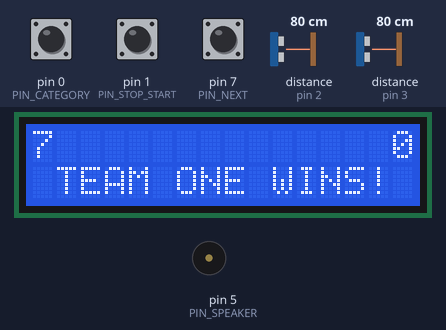
A sketch run on a simulated Arduino Uno, built with avr-gcc and run on an emulated ATmega328P. Shown: 16×2 character LCD, buzzer (waves = sounding). Wiring (inferred from the names in the program): 2 × range finder with pulse-width output: data pin 2 / data pin 3. The test bench sets the inputs (shaded band); at power-on: pin 0 (PIN_CATEGORY) HIGH, pin 1 (PIN_STOP_START) HIGH, pin 7 (PIN_NEXT) HIGH, distance to the obstacle (sensors on pin 2, pin 3) 80 cm.

Above: at 1.2 s.
1.3 s: pin 0 (PIN_CATEGORY) pulled LOW for 0.15 s
At 1.67 s:
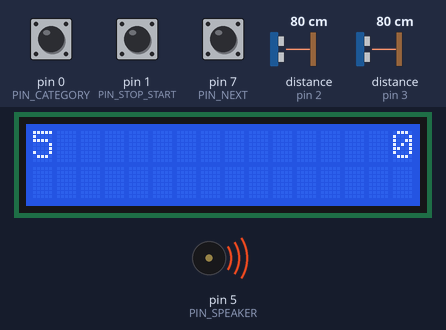
2.0 s: pin 1 (PIN_STOP_START) pulled LOW for 1 s
At 2.44 s:
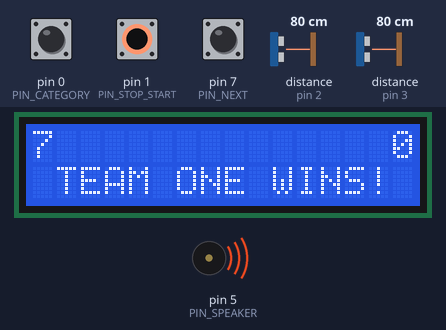
3.6 s: pin 1 (PIN_STOP_START) pulled LOW for 3.2 s
At 4.5 s:
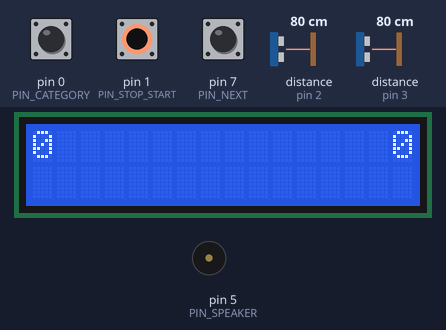
Timing chart, 0 to 8.4 s (numbered marks = the images above; inputs shaded):
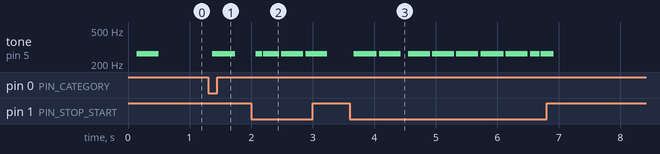

Measured:
- after the input at 1.3 s, tone on pin 5 (PIN_SPEAKER): silent → 262 Hz after 0.07 s, → silent 0.37 s later; the display: first changes at once (image 1 shows a later state)
- after the input at 2.0 s, tone on pin 5 (PIN_SPEAKER): plays 262 Hz for 0.11 s, 262 Hz for 0.26 s, 262 Hz for 0.35 s, 262 Hz for 0.35 s, starting after 0.07 s; the display: first changes after 0.10 s (image 2 shows a later state)
- after the input at 3.6 s, tone on pin 5 (PIN_SPEAKER): plays 262 Hz for 0.37 s, 262 Hz for 0.35 s, 262 Hz for 0.36 s, 262 Hz for 0.35 s, 262 Hz for 0.35 s, 262 Hz for 0.37 s … (9 notes in this stretch), starting after 0.07 s; the display: changes at once (image 3)

The sketch:

CatchPhrase.ino
```cpp
#include "CatchPhrase.h"
#include "Constants.h"
#include "GameView.h"
#include "Pitches.h"
#include <SoftwareSerial.h>

#define RX  15
#define TX  16

SoftwareSerial CatchPhrase(RX, TX);

typedef struct GameClock {
  unsigned long lastMillis = -1;
  int tickTock             = TIMER_TICK;
};

typedef struct Game {
  volatile int events[5] = {0, 0, 0, 0, 0};
  String message         = MESSAGE_EMPTY;
  int state              = STATE_STOPPED;
  int teamOneScore       = 0;
  int teamTwoScore       = 0;
  int categoryIndex      = 0;
  int phraseIndex        = 0;
  GameView *view         = new GameView();
};

volatile unsigned long lastDebounceMillis = 0;

// Create the game.
GameClock gameClock;
Game game;

void setup() {
  // we wont be toggling the stop/start pin, so we attach the interrupt here once.
  CatchPhrase.begin(9600);

  attachStopStartInterrupt();
  transitionToStopped();
}

void attachStopStartInterrupt() {
  attachInterrupt(digitalPinToInterrupt(PIN_STOP_START), debounceHandler, LOW);
  pinMode(PIN_STOP_START, INPUT_PULLUP);
}

void attachInterrupts() {
  for(int i = 0; i < PINS_LENGTH; i += 1) {
    attachInterrupt(digitalPinToInterrupt(PINS[i]), debounceHandler, LOW);
    pinMode(PINS[i], INPUT_PULLUP);
  }
}

void detachInterrupts() {
  for(int i = 0; i < PINS_LENGTH; i += 1) {
    detachInterrupt(digitalPinToInterrupt(PINS[i]));
  }
}

void clearEvents() {
  for(int i = 0; i < EVENTS_LENGTH; i += 1) {
    game.events[i] = 0;
  }
}

void debounceHandler() {
  unsigned long currentMillis = (long) millis();

  if(currentMillis - lastDebounceMillis >= TIMER_DEBOUNCE) {
    handler();
    lastDebounceMillis = currentMillis;
  }
}

void handler() {
  game.events[EVENT_TEAM_ONE_SCORE] = digitalRead(PIN_TEAM_ONE)   == LOW;
  game.events[EVENT_TEAM_TWO_SCORE] = digitalRead(PIN_TEAM_TWO)   == LOW;
  game.events[EVENT_CATEGORY]       = digitalRead(PIN_CATEGORY)   == LOW;
  game.events[EVENT_STOP_START]     = digitalRead(PIN_STOP_START) == LOW;
  game.events[EVENT_NEXT]           = digitalRead(PIN_NEXT)       == LOW;
}

void transitionToStarted() {
  clearEvents();
  gameClock.tickTock    = TIMER_TICK;
  gameClock.lastMillis  = TIMER_NEW_ROUND;
  game.state            = STATE_STARTED;
  detachInterrupts();
}

void transitionToStopped() {
  clearEvents();
  game.state  = STATE_STOPPED;
  attachInterrupts();
}

void transitionToGameOver() {
  clearEvents();
  game.message = game.teamOneScore == POINTS_WIN ? MESSAGE_TEAM_ONE_WIN : MESSAGE_TEAM_TWO_WIN;
  game.state   = STATE_OVER;
  attachInterrupts();
}

void playTeamOneSound() {
  tone(PIN_SPEAKER, NOTE_TEAM_ONE, 1000 / INCREMENT_DURATION);
}

void playTeamTwoSound() {
  tone(PIN_SPEAKER, NOTE_TEAM_TWO, 1000 / INCREMENT_DURATION);
}

void playClockTick() {
  tone(PIN_SPEAKER, NOTE_CLOCK_TICK, 1000 / INCREMENT_DURATION);
}

void playClockTock() {
  tone(PIN_SPEAKER, NOTE_CLOCK_TOCK, 1000 / INCREMENT_DURATION);
}

void incrementTeamOneScore() {
  clearEvents();
  playTeamOneSound();
  game.teamOneScore++;
}

void incrementTeamTwoScore() {
  clearEvents();
  playTeamTwoSound();
  game.teamTwoScore++;
}

String nextPhrase() {
  clearEvents();
  return MESSAGE_EMPTY;
}

String nextCategory() {
  clearEvents();
  return MESSAGE_EMPTY;
}

bool gameIsWon() {
  clearEvents();
  return game.teamOneScore == POINTS_WIN || game.teamTwoScore == POINTS_WIN;
}

void clearScores() {
  game.teamOneScore = game.teamTwoScore = 0;
}

void clearPhrase() {
  game.message = MESSAGE_EMPTY;
}

bool startNewGame() {
  return game.events[EVENT_CATEGORY] || game.events[EVENT_STOP_START];
}

void updateClock() {
  unsigned long currentMillis = millis();
  unsigned long timeDifference = currentMillis - gameClock.lastMillis;

  if(gameClock.lastMillis == TIMER_NEW_ROUND || timeDifference > 500) {
    if(gameClock.tickTock == TIMER_TICK) {
      gameClock.tickTock = TIMER_TOCK;
      playClockTick();
      CatchPhrase.println("TICK ");
    } else {
      gameClock.tickTock = TIMER_TICK;
      CatchPhrase.println("TOCK ");
      playClockTock();
    }

    gameClock.lastMillis = currentMillis;
  }
}

void loop() {
  switch(game.state) {
    case STATE_OVER:
      if(startNewGame()) {
        clearPhrase();
        clearScores();
        transitionToStopped();
      }

      break;
    case STATE_STOPPED:
      if(game.events[EVENT_TEAM_ONE_SCORE]) {
        incrementTeamOneScore();
      } else if(game.events[EVENT_TEAM_TWO_SCORE]) {
        incrementTeamTwoScore();
      } else if(game.events[EVENT_STOP_START]) {
        transitionToStarted();
      } else if(game.events[EVENT_CATEGORY]) {
        nextCategory();
      }

      if(gameIsWon()) {
        transitionToGameOver();
      }

      break;
    case STATE_STARTED:
      updateClock();

      if(game.events[EVENT_STOP_START]) {
        transitionToStopped();
      } else if(game.events[EVENT_NEXT]) {
        nextPhrase();
      }

      break;
  }

  game.view->setPhrase(game.message);
  game.view->setTeamScores(game.teamOneScore, game.teamTwoScore);
}
```

CatchPhrase.h
```cpp
#ifndef CATCH_PHRASE_H
#define CATCH_PHRASE_H

void attachStopStartInterrupt();

void attachInterrupts();

void detachInterrupts();

void initializeInterrupt(int pin, int state);

void debounceHandler();

void handler();

void transitionToStarted();

void transitionToGameOver();

void transitionToStopped();

void playTeamOneSound();

void playTeamTwoSound();

void playClockTock();

void playClockTalk();

void incrementTeamOneScore();

void incrementTeamTwoScore();

String nextPhrase();

String nextCategory();

bool gameIsWon();

void clearScores();

void clearPhrase();

bool startNewGame();

#endif
```

Constants.h
```cpp
//
#define TIMER_DEBOUNCE        50
#define TIMER_TICK            0
#define TIMER_TOCK            1
#define POINTS_WIN            7
#define TIMER_NEW_ROUND       -1

// interrupt pins
#define PIN_CATEGORY          0
#define PIN_STOP_START        1
#define PIN_TEAM_ONE          2
#define PIN_TEAM_TWO          3
#define PIN_NEXT              7
#define PINS_LENGTH           4

const int PINS[PINS_LENGTH] = {
  PIN_TEAM_ONE,
  PIN_TEAM_TWO,
  PIN_CATEGORY,
  PIN_NEXT
};

// sound pins
#define PIN_SPEAKER           5

// game sound notes
#define NOTE_TEAM_ONE         NOTE_C4
#define NOTE_TEAM_TWO         NOTE_CS4
#define NOTE_CLOCK_TICK       NOTE_C4
#define NOTE_CLOCK_TOCK       NOTE_CS4

// sound durations
#define INCREMENT_DURATION    16

// game messages
#define MESSAGE_EMPTY          "                "
#define MESSAGE_TEAM_ONE_WIN   " TEAM ONE WINS! "
#define MESSAGE_TEAM_TWO_WIN   " TEAM TWO WINS! "
#define MESSAGE_SUCCESS        "    SUCCESS!    "

// game states
#define STATE_OVER            0
#define STATE_STOPPED         1
#define STATE_STARTED         2

// game events
#define EVENT_TEAM_ONE_SCORE  0
#define EVENT_TEAM_TWO_SCORE  1
#define EVENT_CATEGORY        2
#define EVENT_STOP_START      3
#define EVENT_NEXT            4
#define EVENTS_LENGTH         5
```

GameView.h
```cpp
#ifndef GAME_VIEW_H
#define GAME_VIEW_H

#include <LiquidCrystal.h>

class GameView : public LiquidCrystal {

	static const uint8_t ROW_COUNT = 2;
	static const uint8_t COLUMN_COUNT = 16;

	uint8_t firstRow() {
		return 0;
	}

	uint8_t lastRow() {
		return ROW_COUNT - 1;
	}

	uint8_t firstColumn() {
		return 0;
	}

	uint8_t lastColumn() {
		return COLUMN_COUNT - 1;
	}

	public:

		GameView() : LiquidCrystal (6, 8, 9, 10, 11, 12) {
			this->begin(COLUMN_COUNT, ROW_COUNT);
		}

		void setPhrase(String phrase) {
			this->setCursor(firstColumn(), lastRow());
			this->print(phrase);
		}

		void setPhrase(long phrase) {
			this->setCursor(firstColumn(), lastRow());
			this->print(phrase);
		}

		void setTeamScores(uint8_t teamOneScore, uint8_t teamTwoScore) {
			this->setTeamOneScore(teamOneScore);
			this->setTeamTwoScore(teamTwoScore);
		}

		void setTeamOneScore(uint8_t score) {
			this->setCursor(firstColumn(), firstRow());
			this->print(score);
		}

		void setTeamTwoScore(uint8_t score) {
			this->setCursor(lastColumn(), firstRow());
			this->print(score);
		}

		int rowCount() {
			return ROW_COUNT;
		}

		int columnCount() {
			return COLUMN_COUNT;
		}
};

#endif
```

Pitches.h
```cpp
#define NOTE_B0  31
#define NOTE_C1  33
#define NOTE_CS1 35
#define NOTE_D1  37
#define NOTE_DS1 39
#define NOTE_E1  41
#define NOTE_F1  44
#define NOTE_FS1 46
#define NOTE_G1  49
#define NOTE_GS1 52
#define NOTE_A1  55
#define NOTE_AS1 58
#define NOTE_B1  62
#define NOTE_C2  65
#define NOTE_CS2 69
#define NOTE_D2  73
#define NOTE_DS2 78
#define NOTE_E2  82
#define NOTE_F2  87
#define NOTE_FS2 93
#define NOTE_G2  98
#define NOTE_GS2 104
#define NOTE_A2  110
#define NOTE_AS2 117
#define NOTE_B2  123
#define NOTE_C3  131
#define NOTE_CS3 139
#define NOTE_D3  147
#define NOTE_DS3 156
#define NOTE_E3  165
#define NOTE_F3  175
#define NOTE_FS3 185
#define NOTE_G3  196
#define NOTE_GS3 208
#define NOTE_A3  220
#define NOTE_AS3 233
#define NOTE_B3  247
#define NOTE_C4  262
#define NOTE_CS4 277
#define NOTE_D4  294
#define NOTE_DS4 311
#define NOTE_E4  330
#define NOTE_F4  349
#define NOTE_FS4 370
#define NOTE_G4  392
#define NOTE_GS4 415
#define NOTE_A4  440
#define NOTE_AS4 466
#define NOTE_B4  494
#define NOTE_C5  523
#define NOTE_CS5 554
#define NOTE_D5  587
#define NOTE_DS5 622
#define NOTE_E5  659
#define NOTE_F5  698
#define NOTE_FS5 740
#define NOTE_G5  784
#define NOTE_GS5 831
#define NOTE_A5  880
#define NOTE_AS5 932
#define NOTE_B5  988
#define NOTE_C6  1047
#define NOTE_CS6 1109
#define NOTE_D6  1175
#define NOTE_DS6 1245
#define NOTE_E6  1319
#define NOTE_F6  1397
#define NOTE_FS6 1480
#define NOTE_G6  1568
#define NOTE_GS6 1661
#define NOTE_A6  1760
#define NOTE_AS6 1865
#define NOTE_B6  1976
#define NOTE_C7  2093
#define NOTE_CS7 2217
#define NOTE_D7  2349
#define NOTE_DS7 2489
#define NOTE_E7  2637
#define NOTE_F7  2794
#define NOTE_FS7 2960
#define NOTE_G7  3136
#define NOTE_GS7 3322
#define NOTE_A7  3520
#define NOTE_AS7 3729
#define NOTE_B7  3951
#define NOTE_C8  4186
#define NOTE_CS8 4435
#define NOTE_D8  4699
#define NOTE_DS8 4978
```
